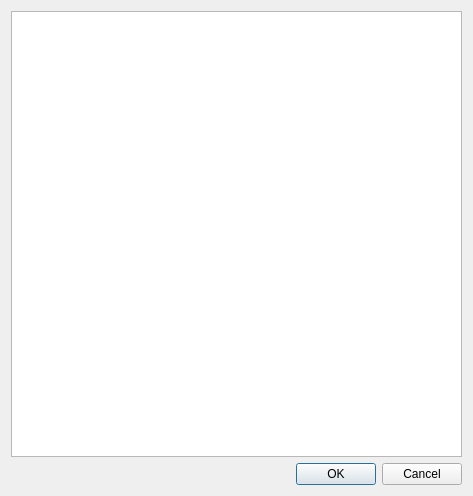
<?xml version="1.0" encoding="UTF-8"?>
<ui version="4.0">
 <class>SectionDialog</class>
 <widget class="QDialog" name="SectionDialog">
  <property name="geometry">
   <rect>
    <x>0</x>
    <y>0</y>
    <width>473</width>
    <height>496</height>
   </rect>
  </property>
  <property name="windowTitle">
   <string>Выберите главу</string>
  </property>
  <layout class="QVBoxLayout" name="dialogLayout">
   <item>
    <widget class="QListView" name="sectionsView">
     <property name="horizontalScrollBarPolicy">
      <enum>Qt::ScrollBarAlwaysOff</enum>
     </property>
     <property name="verticalScrollMode">
      <enum>QAbstractItemView::ScrollPerPixel</enum>
     </property>
    </widget>
   </item>
   <item>
    <widget class="QDialogButtonBox" name="dialogButtons">
     <property name="orientation">
      <enum>Qt::Horizontal</enum>
     </property>
     <property name="standardButtons">
      <set>QDialogButtonBox::Cancel|QDialogButtonBox::Ok</set>
     </property>
    </widget>
   </item>
  </layout>
 </widget>
 <resources/>
 <connections>
  <connection>
   <sender>dialogButtons</sender>
   <signal>rejected()</signal>
   <receiver>SectionDialog</receiver>
   <slot>reject()</slot>
   <hints>
    <hint type="sourcelabel">
     <x>316</x>
     <y>260</y>
    </hint>
    <hint type="destinationlabel">
     <x>286</x>
     <y>274</y>
    </hint>
   </hints>
  </connection>
 </connections>
</ui>
